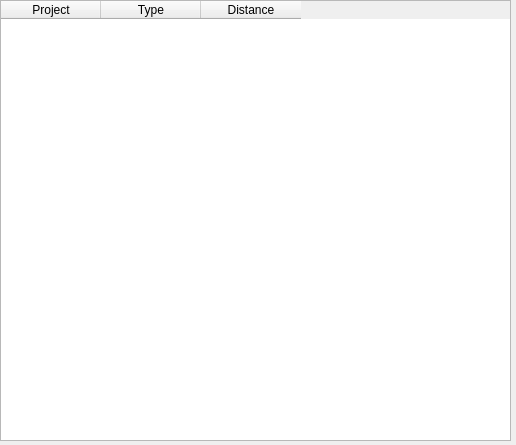
<?xml version="1.0" encoding="UTF-8"?>
<ui version="4.0">
 <class>dlgImpacts</class>
 <widget class="QDialog" name="dlgImpacts">
  <property name="geometry">
   <rect>
    <x>0</x>
    <y>0</y>
    <width>516</width>
    <height>445</height>
   </rect>
  </property>
  <property name="windowTitle">
   <string>Impacts Table</string>
  </property>
  <widget class="QTableWidget" name="tblImpacts">
   <property name="geometry">
    <rect>
     <x>0</x>
     <y>0</y>
     <width>511</width>
     <height>441</height>
    </rect>
   </property>
   <property name="alternatingRowColors">
    <bool>true</bool>
   </property>
   <column>
    <property name="text">
     <string>Project</string>
    </property>
   </column>
   <column>
    <property name="text">
     <string>Type</string>
    </property>
   </column>
   <column>
    <property name="text">
     <string>Distance</string>
    </property>
   </column>
  </widget>
 </widget>
 <resources/>
 <connections/>
</ui>
